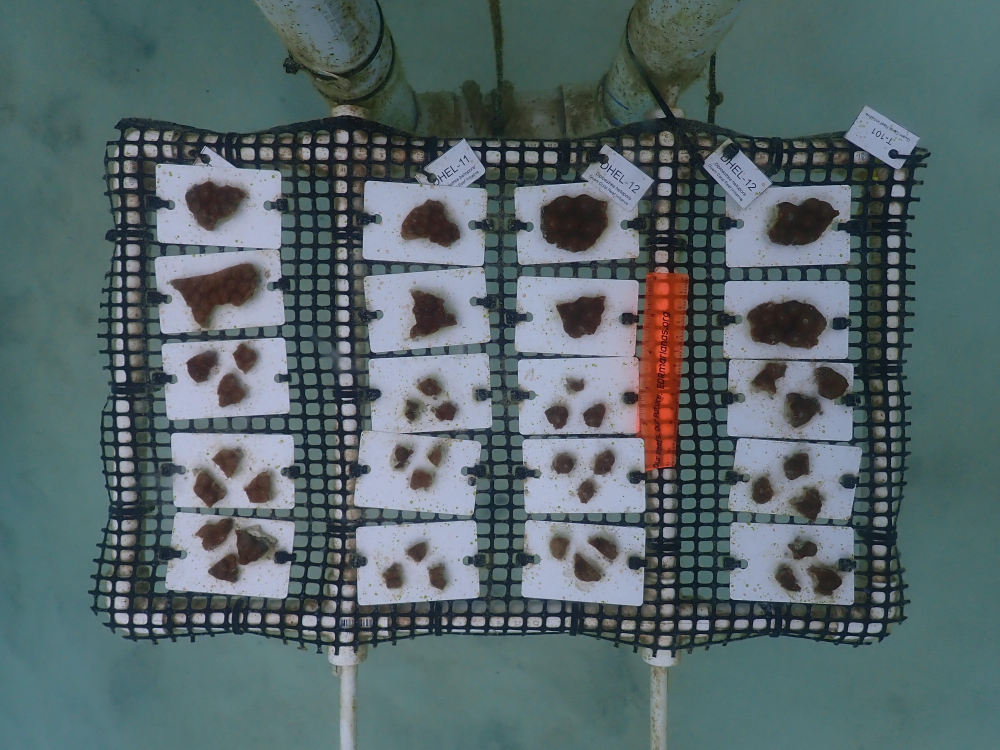
#> input picture card_segmenter/data/images/tray01a_JPG.rf.f15c18308c2f1a311a4855b0e86a1cf8.jpg, 4000 x 3000 px (shown at 1/4 size)
$ python -i make_card_crops.py   (imports and definitions only)
#> lines starting #> are read from the running program, lines starting #| are printed output that depends on the picture
#> further down, picture is the input picture: shape (3000, 4000, 3); mean B, G, R 107, 103.7, 87.6
"""Generate the CLAHE card crops you will label coral on.

WHY: the Java app runs the coral model per-card on CLAHE crops (CoralFinderOnnx.java),
so the coral model must be TRAINED on the same thing. This script reproduces the Java
pipeline exactly so the crops you label match what the model sees at inference:

  1. CLAHE (Lab L, clip 3.0, tile 8x8) + gray-world white balance on the full RAW photo
     -- matches TrayLightingNormalizer.java (no Gaussian pre-blur).
  2. Run the CARD model on the RAW photo to get the card mask -- matches CardFinderOnnx.java.
  3. For each card blob, crop the CLAHE-full image at its padded bounding box
     -- matches TrayCleaner.buildCoralMask (CROP_PAD_FRAC=0.03, CARD_AREA_FRAC_MIN=0.001).

Each crop is saved as <rawstem>_cardNN.png, keeping the tray id at the front so the
training split can group by tray. Upload these crops to Roboflow and label coral.

Usage:
  python make_card_crops.py --card_onnx ../coral_preprocessor/card_seg.onnx \
      --input path/to/raw_photos/ --out crops/

(point --card_onnx at wherever your trained CARD model lives.)
"""

import argparse
import glob
import os

import cv2
import numpy as np
import onnxruntime as ort

# --- must match CardFinderOnnx.java ---
CARD_IN_W, CARD_IN_H = 1024, 768
IMAGENET_MEAN = np.array([0.485, 0.456, 0.406], np.float32)
IMAGENET_STD = np.array([0.229, 0.224, 0.225], np.float32)
# --- must match TrayCleaner.java ---
CROP_PAD_FRAC = 0.03
CARD_AREA_FRAC_MIN = 0.001


def clahe_white_balance(bgr):
    """CLAHE on the Lab L channel, then gray-world white balance. Matches
    TrayLightingNormalizer.claheLabThenWhiteBalance (no pre-blur)."""
    lab = cv2.cvtColor(bgr, cv2.COLOR_BGR2LAB)
#> lab: shape (3000, 4000, 3); mean of channels 0, 1, 2 107.6, 123, 124.5
    l, a, b = cv2.split(lab)
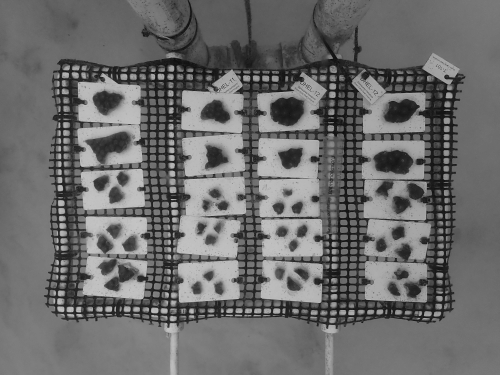
#> l: shape (3000, 4000) (shown at 1/8 size); min 0, max 245, mean 107.6
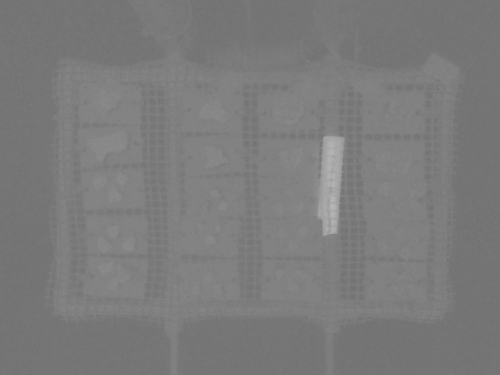
#> a: shape (3000, 4000) (shown at 1/8 size); min 109, max 186, mean 123
    clahe = cv2.createCLAHE(clipLimit=3.0, tileGridSize=(8, 8))
    l = clahe.apply(l)
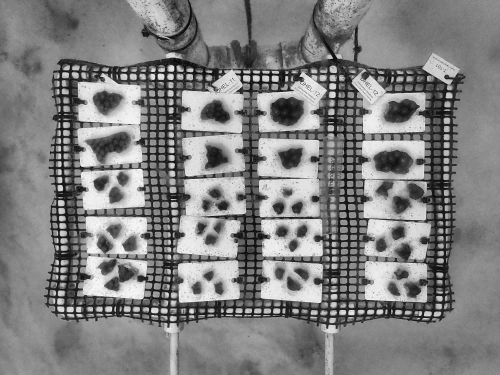
#> l: shape (3000, 4000) (shown at 1/8 size); min 0, max 253, mean 128.3
    out = cv2.cvtColor(cv2.merge([l, a, b]), cv2.COLOR_LAB2BGR)
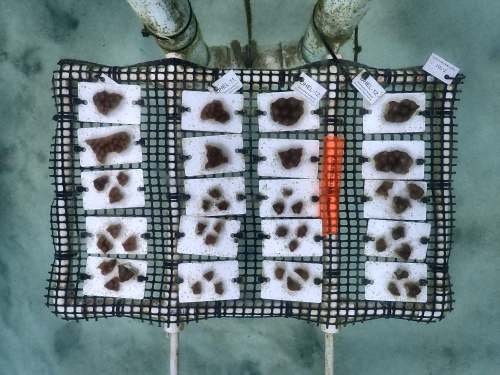
#> out: shape (3000, 4000, 3) (shown at 1/8 size); mean B, G, R 128.1, 124.9, 108.4

    f = out.astype(np.float32)
    means = f.reshape(-1, 3).mean(axis=0)          # B, G, R means
#> means = [128.1, 124.3, 112]
    m = float(means.mean())
#> m = 121.5
    for c in range(3):
        if means[c] > 0:
            f[..., c] *= (m / means[c])
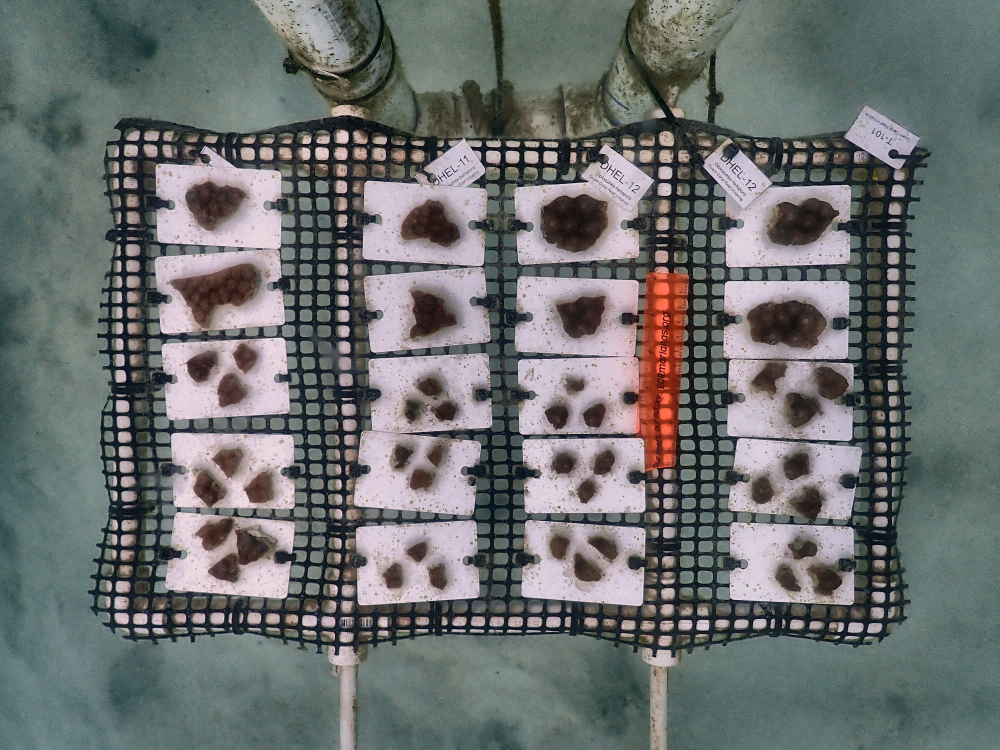
#> f: shape (3000, 4000, 3) float32 (shown at 1/4 size); mean B, G, R 122.7, 121.8, 121.7; drawn with min black and max white
    return np.clip(f, 0, 255).astype(np.uint8)


# [64 lines left out: functions card_mask, gather_inputs, run, not called in this run]


# [7 lines not run here, left out]

>>> import cv2
>>> picture = cv2.imread('../../card_segmenter/data/images/tray01a_JPG.rf.f15c18308c2f1a311a4855b0e86a1cf8.jpg')
>>> result = clahe_white_balance(picture)

$ run again, on card_segmenter/data/images/tray01c_JPG.rf.ddf8783c2aef8df0a360e382c0639ab0.jpg
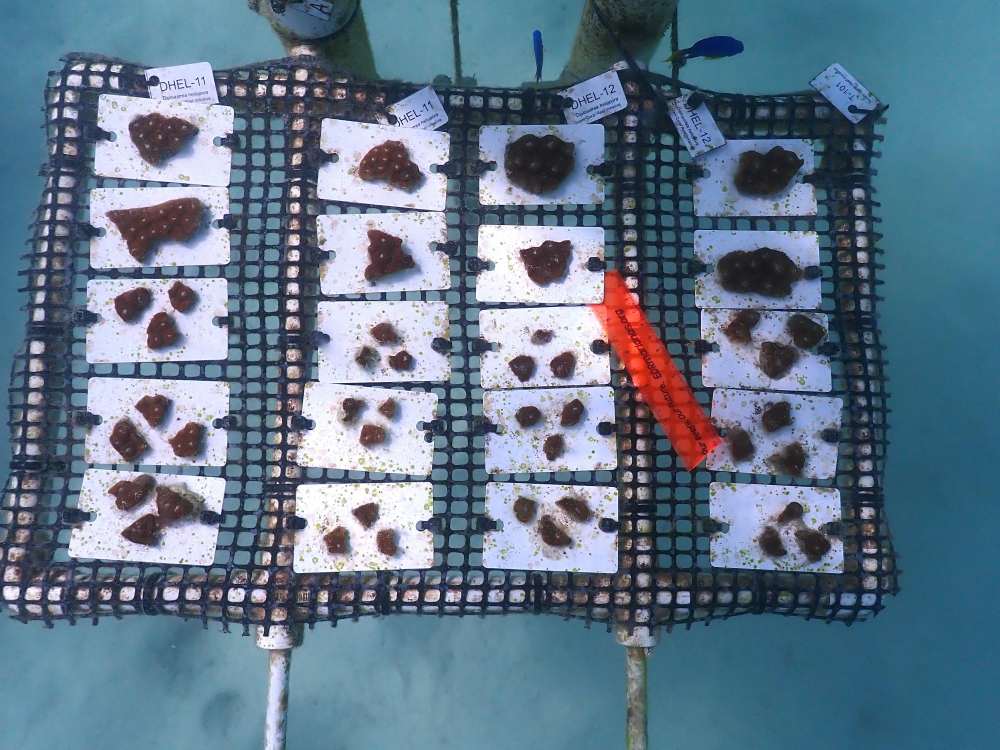
#> input picture card_segmenter/data/images/tray01c_JPG.rf.ddf8783c2aef8df0a360e382c0639ab0.jpg, 4000 x 3000 px (shown at 1/4 size)
#> picture is the input picture: shape (3000, 4000, 3); mean B, G, R 138.4, 118.9, 97.6
#> lab: shape (3000, 4000, 3); mean of channels 0, 1, 2 123.3, 126.1, 115.3
#> in clahe_white_balance, `out = cv2.cvtColor(cv2.merge([l, a, b]), cv2.COLOR_LAB2BGR)`:
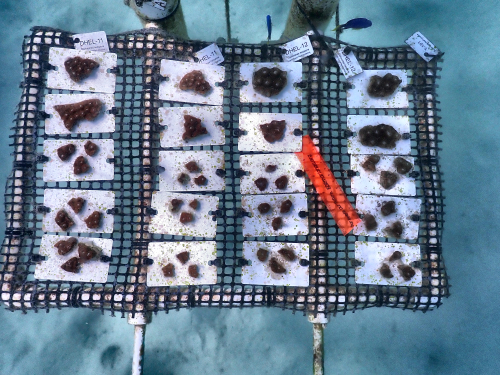
#> out: shape (3000, 4000, 3) (shown at 1/8 size); mean B, G, R 145, 125.9, 104.8
#> means = [142.7, 125.2, 106.3]
#> m = 124.7
#> in clahe_white_balance, `return np.clip(f, 0, 255).astype(np.uint8)`:
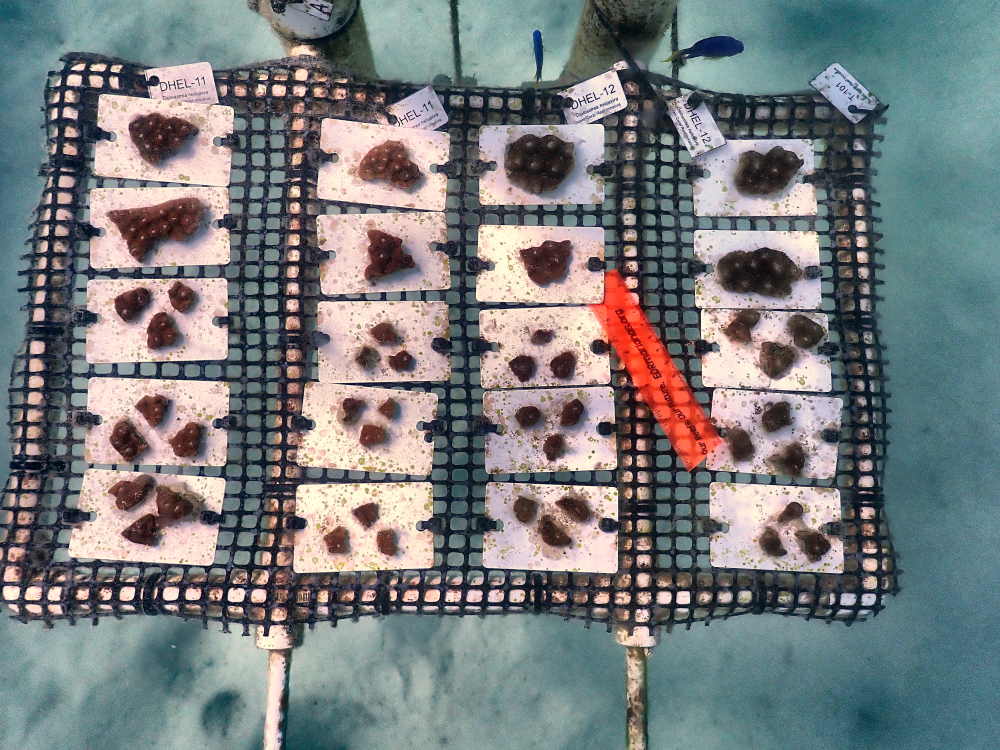
#> returned value: shape (3000, 4000, 3) (shown at 1/4 size); mean of channels 0, 1, 2 126.2, 124.9, 120.9; drawn as B, G, R

$ run again, on card_segmenter/data/images/tray01d_JPG.rf.d19a3784c47490e4f1570ead127a57bb.jpg
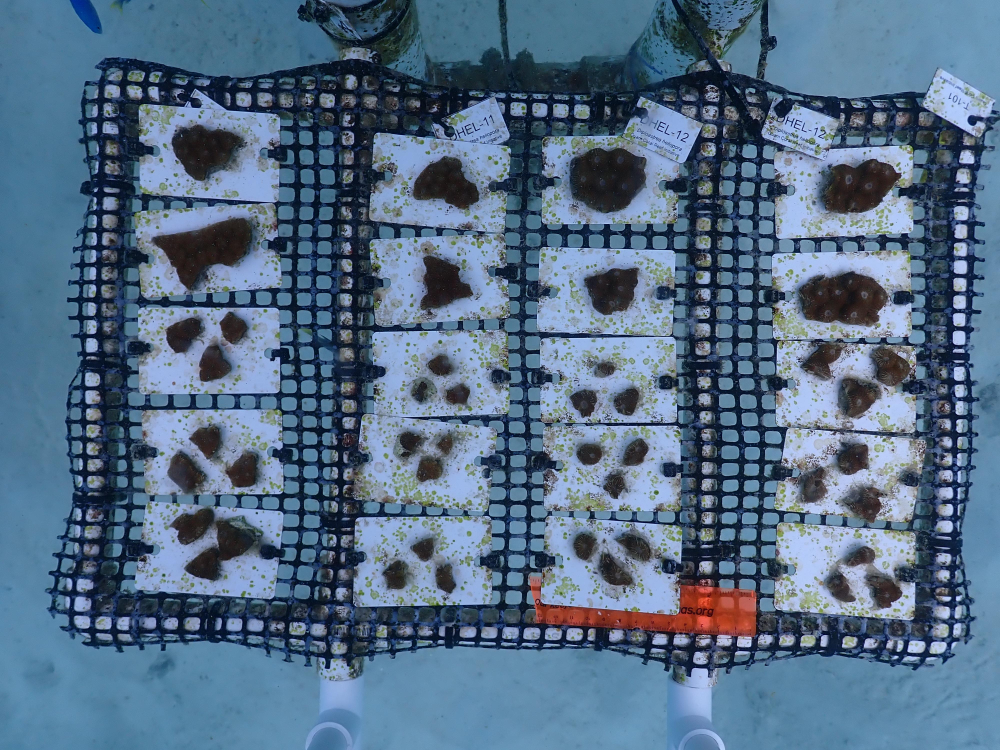
#> input picture card_segmenter/data/images/tray01d_JPG.rf.d19a3784c47490e4f1570ead127a57bb.jpg, 4000 x 3000 px (shown at 1/4 size)
#> picture is the input picture: shape (3000, 4000, 3); mean B, G, R 133.9, 108.7, 84.2
#> lab: shape (3000, 4000, 3); mean of channels 0, 1, 2 112.5, 126.6, 111.6
#> in clahe_white_balance, `out = cv2.cvtColor(cv2.merge([l, a, b]), cv2.COLOR_LAB2BGR)`:
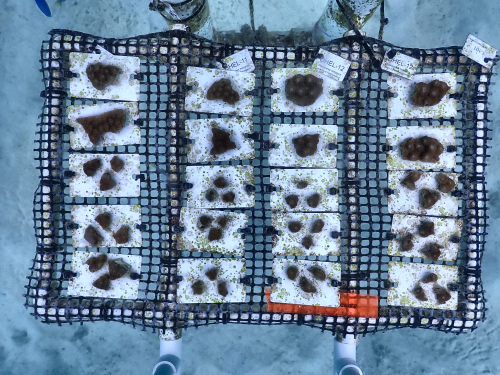
#> out: shape (3000, 4000, 3) (shown at 1/8 size); mean B, G, R 152.5, 128.8, 104.6
#> means = [150.2, 126.6, 106.9]
#> m = 127.9
#> in clahe_white_balance, `return np.clip(f, 0, 255).astype(np.uint8)`:
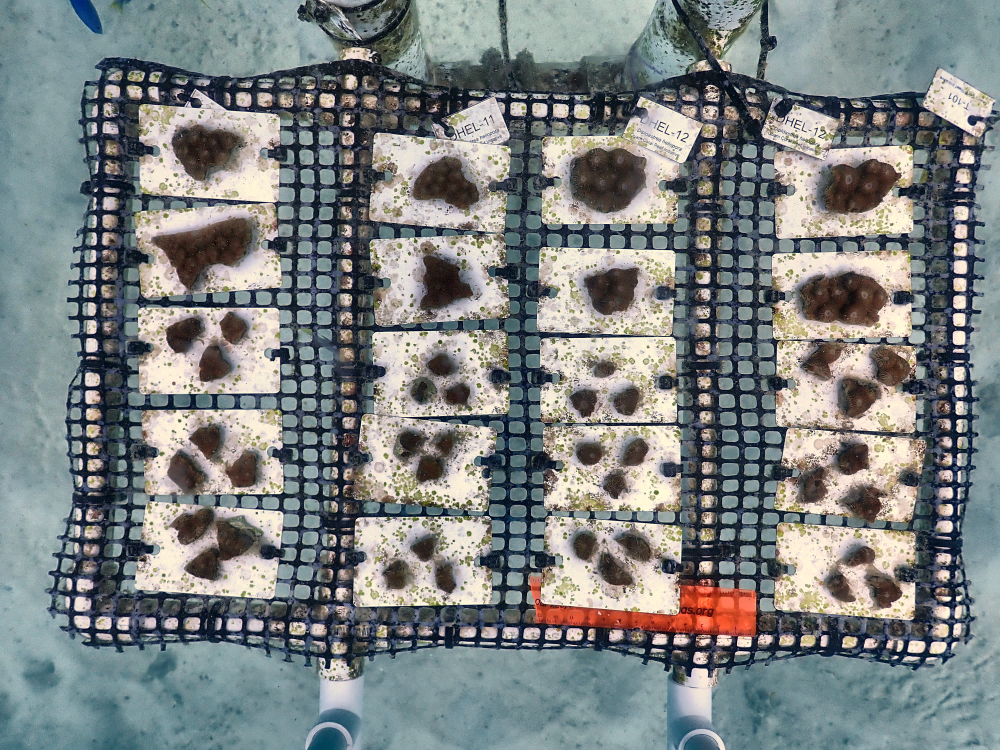
#> returned value: shape (3000, 4000, 3) (shown at 1/4 size); mean of channels 0, 1, 2 129.4, 129.6, 124.3; drawn as B, G, R
